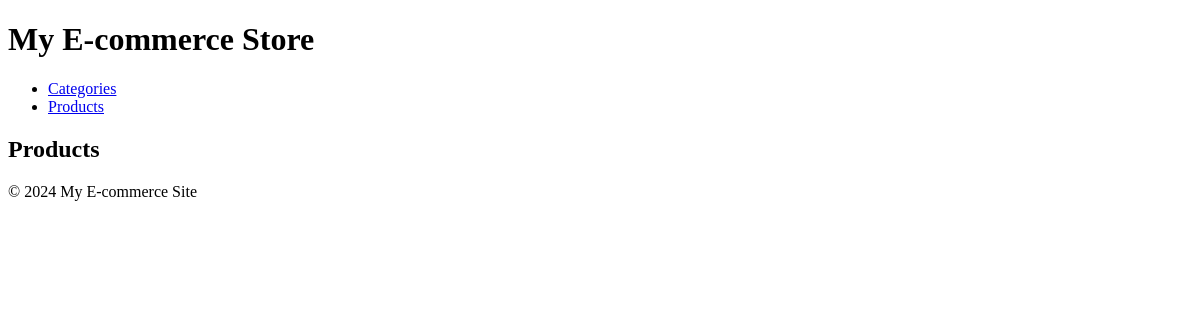
Before: /shop/products/ with the older database file.
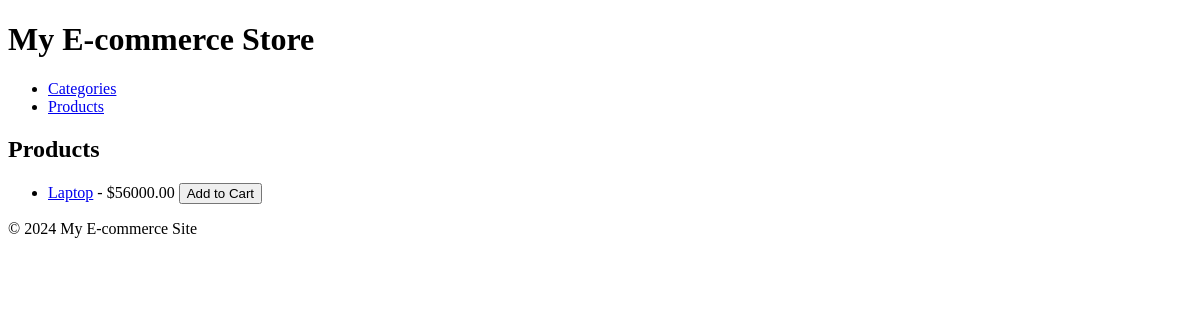
After: the same page with the newer database file.
### shop/models.py (models this page shows, shortened)
class Product(models.Model):
    category = models.ForeignKey(Category, related_name='products', on_delete=models.CASCADE)
    name = models.CharField(max_length=100)
    slug = models.SlugField(unique=True)
    description = models.TextField(blank=True)
    price = models.DecimalField(max_digits=10, decimal_places=2)
    available = models.BooleanField(default=True)
    created_at = models.DateTimeField(auto_now_add=True)
    updated_at = models.DateTimeField(auto_now=True)

### shop/views.py (the view)
# urls.py: path('products/', product_list, name='product_list'),
def product_list(request):
    products = Product.objects.filter(available=True)
    return render(request, 'shop/product_list.html', {'products': products})

### shop/templates/shop/product_list.html (shortened to what this page needs)
{% extends 'shop/base.html' %}
{% block content %}
    <h2>Products</h2>
    <ul>
        {% for product in products %}
        <li>
            <a href="{% url 'product_detail' product.slug %}">{{ product.name }}</a> - ${{ product.price }}
            <form action="{% url 'add_to_cart' product.id %}" method="post" style="display:inline;">
                <button type="submit">Add to Cart</button>
            </form>
        </li>
        {% endfor %}
    </ul>
{% endblock %}

Changed rows visible on the page:
added Product: name "Laptop", price "56000.00"
